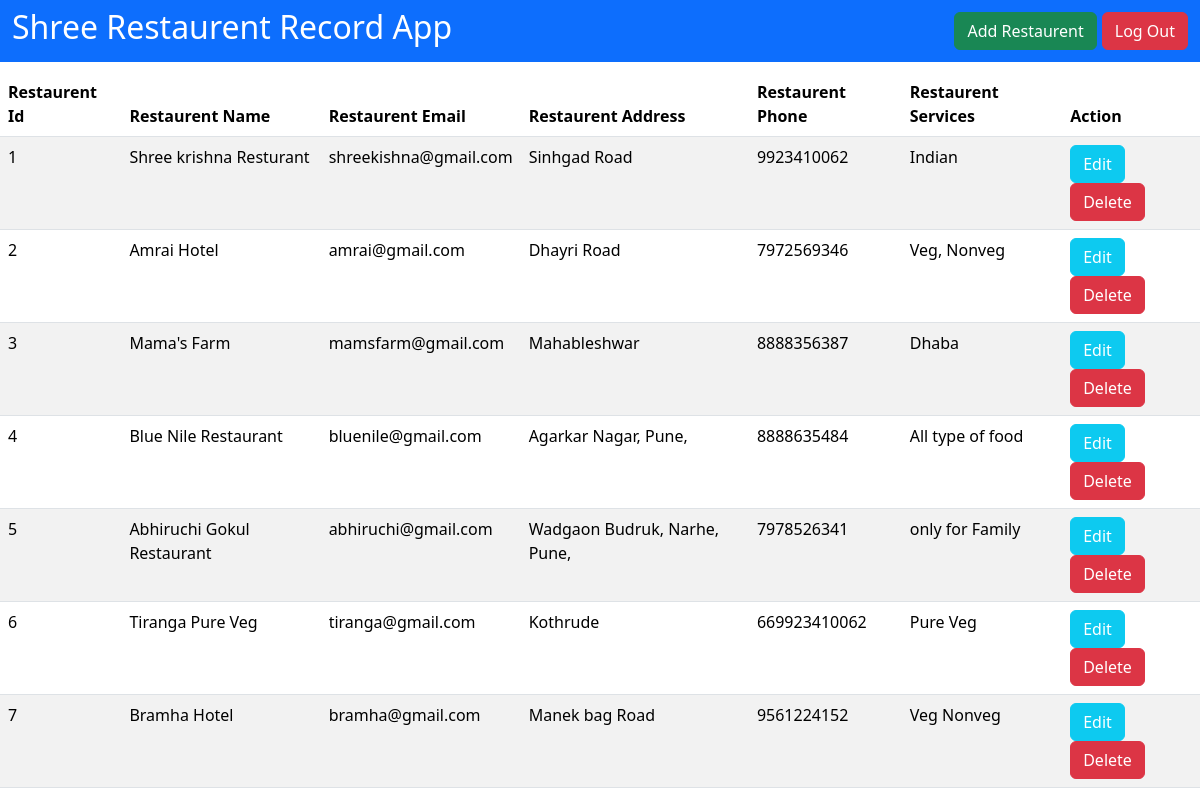
/home/, run on the app's committed database.
### Myapp/models.py (models this page shows)
class Resturant(models.Model):
    RestaurentId = models.CharField(max_length=100)
    RestaurentName = models.CharField(max_length=100)
    RestaurentEmail = models.CharField(max_length=100)
    RestaurentAddress = models.CharField(max_length=100)
    RestaurentPhone = models.CharField(max_length=100)
    RestaurentServices = models.CharField(max_length=100)

### Myapp/views.py (the view, shortened to what this page needs)
# urls.py: path('home/', views.Home, name='Home'),
def Home(request):
    Rest = Resturant.objects.all()
    return render(request, 'Home.html', {'Rest': Rest})

### templates/Home.html (shortened to what this page needs)
<!doctype html>
<html lang="en">
  <head>
    <link href="https://cdn.jsdelivr.net/npm/bootstrap@5.3.3/dist/css/bootstrap.min.css" rel="stylesheet">
  </head>
  <body>
<nav class="navbar navbar-light bg-primary">
  <div class="container-fluid">
    <h2>Shree Restaurent Record App</h2>
       <div class="d-flex">
          <button class="btn btn-success" type="button" data-bs-toggle="modal" data-bs-target="#AddResturant" >Add Restaurent </button>
          <button style="margin-left: 5px;" class="btn btn-danger" type="button" data-bs-toggle="modal">
      <a style = "text-decoration: none; color : white; " href="{% url "Login" %}">Log Out </a></button>
   </div>
  </div>
</nav>
<table class="table table-striped">
   <thead>
       <tr>
           <th scope="col">Restaurent Id</th>
           <th scope="col">Restaurent Name</th>
           <th scope="col">Restaurent Email</th>
           <th scope="col">Restaurent Address</th>
           <th scope="col">Restaurent Phone</th>
           <th scope="col">Restaurent Services</th>
           <th scope="col">Action</th>
       </tr>
   </thead>
   <tbody>
    {% for data in Rest %}
       <tr>
           <td>{{data.RestaurentId}}</td>
           <td>{{data.RestaurentName}}</td>
           <td>{{data.RestaurentEmail}}</td>
           <td>{{data.RestaurentAddress}}</td>
           <td>{{data.RestaurentPhone}}</td>
           <td>{{data.RestaurentServices}}</td>
           <td>
               <button type="button"  style = " color : white;" class="btn btn-info" data-bs-toggle="modal"    data-bs-target="#UpdateResturant">Edit </button>
               <button type="button" class="btn btn-danger" >
                <a style = "text-decoration: none; color : white;"  href="delete/{{data.id}}">Delete</a>
                </button>
           </td>
       </tr>
       {% endfor %}
   </tbody>
</table>
  </body>
</html>

### templates/Home.html (style rules this page uses)
h2 { color : white; }
table { margin: 10px 0px; }

### data on the page
Resturant: RestaurentId "1", RestaurentName "Shree krishna Resturant", RestaurentEmail "shreekishna@gmail.com", RestaurentAddress "Sinhgad Road", RestaurentPhone "9923410062", RestaurentServices "Indian"
Resturant: RestaurentId "2", RestaurentName "Amrai Hotel", RestaurentEmail "amrai@gmail.com", RestaurentAddress "Dhayri Road", RestaurentPhone "7972569346", RestaurentServices "Veg, Nonveg"
Resturant: RestaurentId "3", RestaurentName "Mama's Farm", RestaurentEmail "mamsfarm@gmail.com", RestaurentAddress "Mahableshwar", RestaurentPhone "8888356387", RestaurentServices "Dhaba"
Resturant: RestaurentId "4", RestaurentName "Blue Nile Restaurant", RestaurentEmail "bluenile@gmail.com", RestaurentAddress "Agarkar Nagar, Pune,", RestaurentPhone "8888635484", RestaurentServices "All type of food"
Resturant: RestaurentId "5", RestaurentName "Abhiruchi Gokul Restaurant", RestaurentEmail "abhiruchi@gmail.com", RestaurentAddress "Wadgaon Budruk, Narhe, Pune,", RestaurentPhone "7978526341", RestaurentServices "only for Family"
Resturant: RestaurentId "6", RestaurentName "Tiranga Pure Veg", RestaurentEmail "tiranga@gmail.com", RestaurentAddress "Kothrude", RestaurentPhone "669923410062", RestaurentServices "Pure Veg"
Resturant: RestaurentId "7", RestaurentName "Bramha Hotel", RestaurentEmail "bramha@gmail.com", RestaurentAddress "Manek bag Road", RestaurentPhone "9561224152", RestaurentServices "Veg Nonveg"
